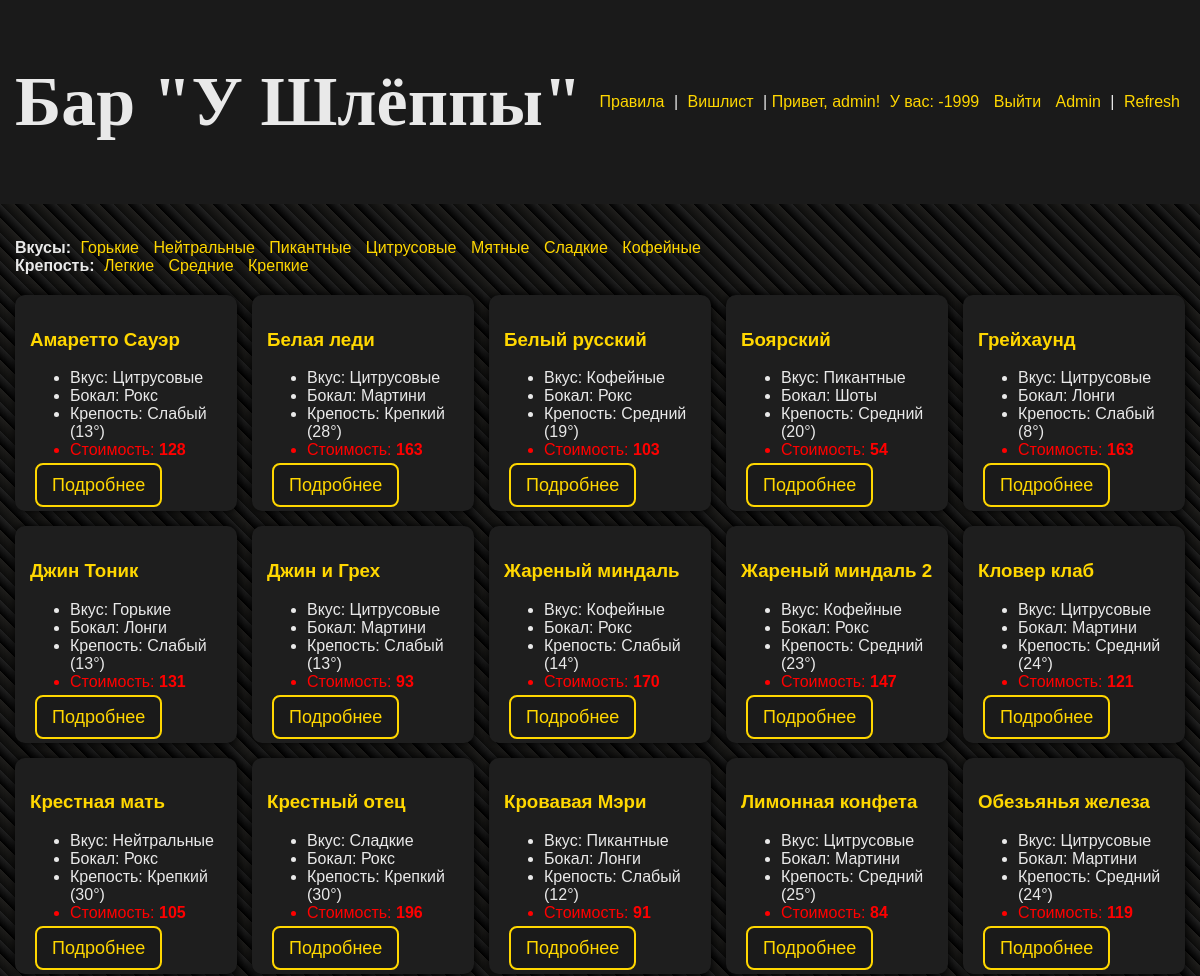
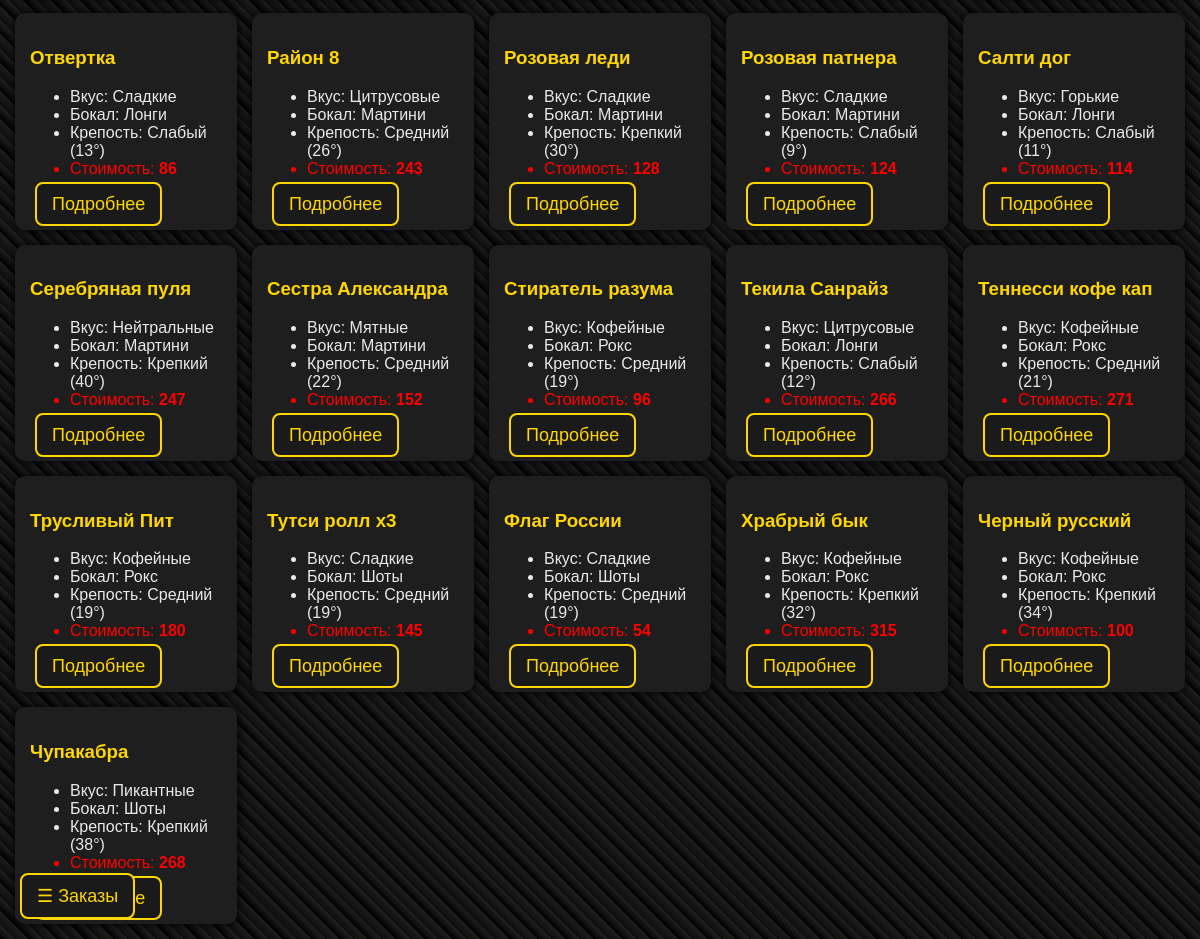
The app's page / (signed in) with its own data (2 pictures, top to bottom).
### cocktails/models.py (models this page shows, shortened)
class Client(models.Model):
    name = models.CharField(max_length=200)
    balance = models.IntegerField(default=0)
    user = models.OneToOneField(User, on_delete=models.CASCADE)

class Taste(models.Model):
    name = models.CharField(max_length=200)
    def __str__(self):
        return self.name

class Cocktail(models.Model):
    name = models.CharField(max_length=200)
    alcohol = models.ForeignKey(Alcohol, blank=True, on_delete=models.CASCADE)
    taste = models.ForeignKey(Taste, blank=True, on_delete=models.CASCADE)
    group = models.ForeignKey(Group, blank=True, on_delete=models.CASCADE)
    method = models.ForeignKey(Method, blank=True, on_delete=models.CASCADE, default=1)
    cost = models.IntegerField(default=1)
    comment = models.CharField(max_length=400, default='Это коктейль')
    img = models.ImageField(upload_to='media/', default='media/default.jpg')
    alcohol_perc = models.IntegerField(default=1)
    def __str__(self):
        return self.name

class Group(models.Model):
    name = models.CharField(max_length=200)
    def __str__(self):
        return self.name

class Alcohol(models.Model):
    name = models.CharField(max_length=200)
    def __str__(self):
        return self.name

### cocktails/views.py (the view)
# urls.py: path('', views.get_queryset, name='index'),
def get_queryset(request):
    bills = show_bills(request)
    not_aval_set = get_available()
    cocks = Cocktail.objects.all().exclude(id__in=not_aval_set).order_by('name')
    tastes = Taste.objects.all()
    client = Client.objects.get(user=request.user)
    context = {
        'cocks': cocks,
        'bills': bills,
        'tastes': tastes,
        'client': client,
    }
    return render(request, 'cocktails/index.html', context=context)

### cocktails/views.py (called while the page is built)
def get_available():
    not_aval = []
    connect = sqlite3.connect('db.sqlite3')
    cursor = connect.cursor()
    cursor.execute(
        f"SELECT cocktails_ingridient_cost.cocktail_id_id FROM cocktails_ingridient_cost JOIN cocktails_ingridient ON cocktails_ingridient_cost.ingridient_id_id=cocktails_ingridient.id WHERE cocktails_ingridient.availability is False OR cocktails_ingridient_cost.value > cocktails_ingridient.count")
    not_aval_cocks = cursor.fetchall()
    connect.close()
    for cock in not_aval_cocks:
        not_aval.append(cock[0])
    not_aval_set = set(not_aval)
    return not_aval_set

def show_bills(request):
    today = str(date.today())
    client = Client.objects.get(user=request.user)
    if client.user.is_staff or client.user.is_superuser:
        bills = Bill.objects.filter(timestamp__icontains=today).order_by('-timestamp')
    else:
        bills = Bill.objects.filter(timestamp__icontains=today, client=client).order_by('-timestamp')
    return bills

### cocktails/templates/cocktails/index.html (shortened to what this page needs)
{% extends 'cocktails/base.html' %}
{% block content %}
<header style="display:flex; justify-content: space-between; align-items:center; padding:15px; background:#1a1a1a;">
    <h1>Бар "У Шлёппы"</h1>
    <div>
        <a href="/rules">Правила</a> |
        <a href="/wishlist">Вишлист</a> |
        {% if user.is_authenticated %}
            <span style="color:#ffd700;">Привет, {{ user.username }}!</span>
            <a>У вас: {{ client.balance }}</a>
            <a href="{% url 'logout' %}">Выйти</a>
        {% else %}
            <a href="{% url 'login' %}">Войти</a> |
            <a href="{% url 'register' %}">Регистрация</a>
        {% endif %}
        {% if user.is_staff or user.is_superuser %}
        <a href="/admin">Admin</a> |
        <a href="/refresh">Refresh</a>
        {% endif %}
    </div>
</header>
<section style="padding: 15px;">
    <div class="categories" style="margin:20px 0;">
        <strong>Вкусы:</strong>
        {% for taste in tastes %}
            <a href="/taste/{{ taste.pk }}" class="category-link">{{ taste }}</a>
        {% endfor %}
        <br>
        <strong>Крепость:</strong>
        <a href="/alcohol/3">Легкие</a>
        <a href="/alcohol/2">Средние</a>
        <a href="/alcohol/1">Крепкие</a>
    </div>
    <div class="cocktail-grid" style="display:grid; grid-template-columns: repeat(auto-fit,minmax(220px,1fr)); gap:15px;">
        {% for i in cocks %}
        <div class="cocktail-card" style="background:#1e1e1e; padding:15px; border-radius:10px; box-shadow:0 0 10px #000;">
            <h3 class="cock-title">{{ i }}</h3>
            <ul>
                <li>Вкус: {{ i.taste }}</li>
                <li>Бокал: {{ i.group }}</li>
                <li>Крепость: {{ i.alcohol }} ({{i.alcohol_perc}}°)</li>
                <li class="cost">Стоимость: <b class="cost">{{ i.cost }}</b></li>
            </ul>
            <a class="openbtn" href="{% url 'cocktail' i.pk %}">Подробнее</a>
        </div>
        {% endfor %}
    </div>
</section>
<button class="openbtn" onclick="openNav()" style="position:fixed; bottom:20px; left:20px;">&#9776; Заказы</button>
{% endblock %}

### cocktails/static/cocktails/css/style1.css (style rules this page uses)
body { color: #c7ab0a; background: repeating-linear-gradient(45deg, #000000, #212121 10px, #0d0d0c 10px, #1f1e1c 20px); font-family: Gill Sans; }
h1 { text-align: center; font-size: 70px; font-family: Marker Felt; }
a { color: #FFFFFF; margin: 5px; padding: 0px; }
.cost { margin: 0px; padding: 0px; color: #f21818; }

### cocktails/templates/cocktails/base.html (style rules this page uses)
body { margin: 0; font-family: 'Arial', sans-serif; background-color: #121212; color: #e9e9e9; }
a { color: #ffd700; text-decoration: none; }
.openbtn { font-size: 18px; cursor: pointer; background-color: #1a1a1a; color: #ffd700; padding: 10px 15px; border: 2px solid #ffd700; border-radius: 8px; transition: 0.3s; }
.cock-title { color: #ffd700; }
.cost { color: #FF0000; }

### records on screen
Client: balance "-1999"
Taste: name "Горькие"
Taste: name "Нейтральные"
Taste: name "Пикантные"
Taste: name "Цитрусовые"
Taste: name "Мятные"
Taste: name "Сладкие"
Taste: name "Кофейные"
Cocktail: name "Амаретто Сауэр", taste "Цитрусовые", group "Рокс", alcohol "Слабый", alcohol_perc "13", cost "128"
Cocktail: name "Белая леди", taste "Цитрусовые", group "Мартини", alcohol "Крепкий", alcohol_perc "28", cost "163"
Cocktail: name "Белый русский", taste "Кофейные", group "Рокс", alcohol "Средний", alcohol_perc "19", cost "103"
Cocktail: name "Боярский", taste "Пикантные", group "Шоты", alcohol "Средний", alcohol_perc "20", cost "54"
Cocktail: name "Грейхаунд", taste "Цитрусовые", group "Лонги", alcohol "Слабый", alcohol_perc "8", cost "163"
Cocktail: name "Джин Тоник", taste "Горькие", group "Лонги", alcohol "Слабый", alcohol_perc "13", cost "131"
Cocktail: name "Джин и Грех", taste "Цитрусовые", group "Мартини", alcohol "Слабый", alcohol_perc "13", cost "93"
Cocktail: name "Жареный миндаль", taste "Кофейные", group "Рокс", alcohol "Слабый", alcohol_perc "14", cost "170"
Cocktail: name "Жареный миндаль 2", taste "Кофейные", group "Рокс", alcohol "Средний", alcohol_perc "23", cost "147"
Cocktail: name "Кловер клаб", taste "Цитрусовые", group "Мартини", alcohol "Средний", alcohol_perc "24", cost "121"
Cocktail: name "Крестная мать", taste "Нейтральные", group "Рокс", alcohol "Крепкий", alcohol_perc "30", cost "105"
Cocktail: name "Крестный отец", taste "Сладкие", group "Рокс", alcohol "Крепкий", alcohol_perc "30", cost "196"
Cocktail: name "Кровавая Мэри", taste "Пикантные", group "Лонги", alcohol "Слабый", alcohol_perc "12", cost "91"
Cocktail: name "Лимонная конфета", taste "Цитрусовые", group "Мартини", alcohol "Средний", alcohol_perc "25", cost "84"
Cocktail: name "Обезьянья железа", taste "Цитрусовые", group "Мартини", alcohol "Средний", alcohol_perc "24", cost "119"
Cocktail: name "Отвертка", taste "Сладкие", group "Лонги", alcohol "Слабый", alcohol_perc "13", cost "86"
Cocktail: name "Район 8", taste "Цитрусовые", group "Мартини", alcohol "Средний", alcohol_perc "26", cost "243"
Cocktail: name "Розовая леди", taste "Сладкие", group "Мартини", alcohol "Крепкий", alcohol_perc "30", cost "128"
Cocktail: name "Розовая патнера", taste "Сладкие", group "Мартини", alcohol "Слабый", alcohol_perc "9", cost "124"
Cocktail: name "Салти дог", taste "Горькие", group "Лонги", alcohol "Слабый", alcohol_perc "11", cost "114"
Cocktail: name "Серебряная пуля", taste "Нейтральные", group "Мартини", alcohol "Крепкий", alcohol_perc "40", cost "247"
Cocktail: name "Сестра Александра", taste "Мятные", group "Мартини", alcohol "Средний", alcohol_perc "22", cost "152"
Cocktail: name "Стиратель разума", taste "Кофейные", group "Рокс", alcohol "Средний", alcohol_perc "19", cost "96"
Cocktail: name "Текила Санрайз", taste "Цитрусовые", group "Лонги", alcohol "Слабый", alcohol_perc "12", cost "266"
Cocktail: name "Теннесcи кофе кап", taste "Кофейные", group "Рокс", alcohol "Средний", alcohol_perc "21", cost "271"
Cocktail: name "Трусливый Пит", taste "Кофейные", group "Рокс", alcohol "Средний", alcohol_perc "19", cost "180"
Cocktail: name "Тутси ролл х3", taste "Сладкие", group "Шоты", alcohol "Средний", alcohol_perc "19", cost "145"
Cocktail: name "Флаг России", taste "Сладкие", group "Шоты", alcohol "Средний", alcohol_perc "19", cost "54"
Cocktail: name "Храбрый бык", taste "Кофейные", group "Рокс", alcohol "Крепкий", alcohol_perc "32", cost "315"
Cocktail: name "Черный русский", taste "Кофейные", group "Рокс", alcohol "Крепкий", alcohol_perc "34", cost "100"
Cocktail: name "Чупакабра", taste "Пикантные", group "Шоты", alcohol "Крепкий", alcohol_perc "38", cost "268"

### other values on screen
{{ user.username }} "admin"
